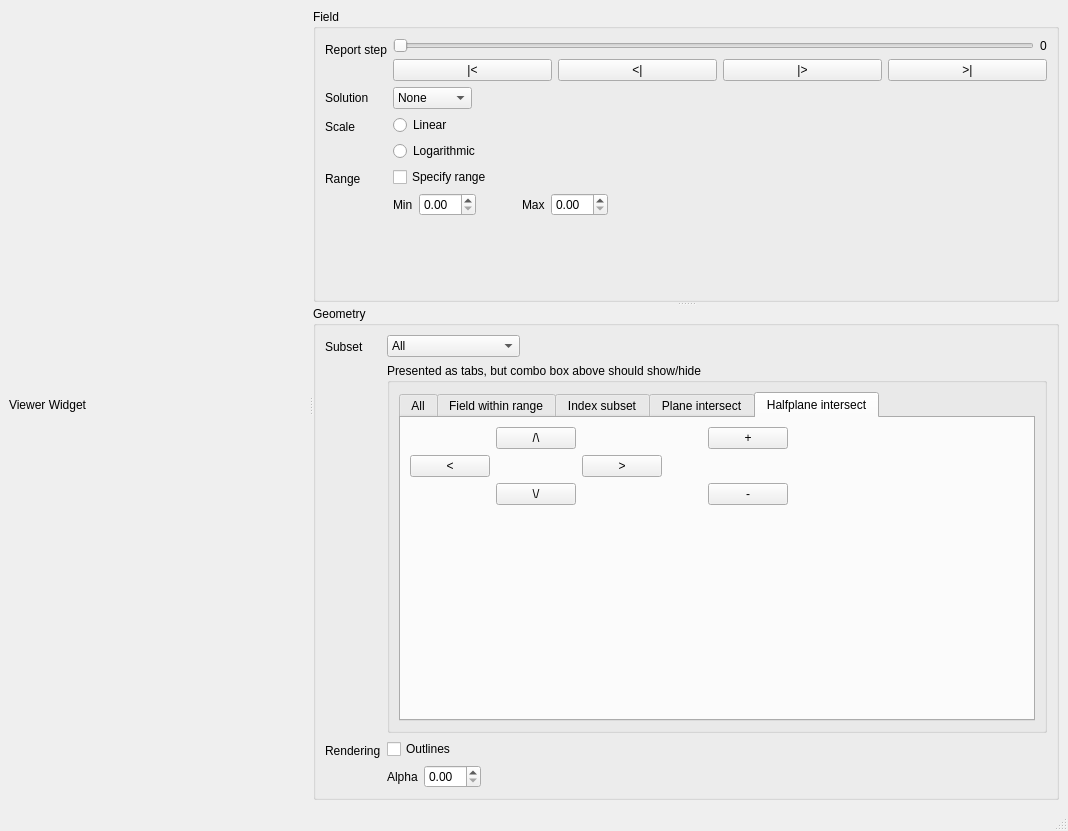
<?xml version="1.0" encoding="UTF-8"?>
<ui version="4.0">
 <class>MainWindow</class>
 <widget class="QMainWindow" name="MainWindow">
  <property name="geometry">
   <rect>
    <x>0</x>
    <y>0</y>
    <width>1068</width>
    <height>831</height>
   </rect>
  </property>
  <property name="windowTitle">
   <string>MainWindow</string>
  </property>
  <widget class="QWidget" name="centralwidget">
   <layout class="QVBoxLayout" name="verticalLayout">
    <item>
     <widget class="QSplitter" name="splitter_2">
      <property name="orientation">
       <enum>Qt::Horizontal</enum>
      </property>
      <widget class="QLabel" name="label">
       <property name="sizePolicy">
        <sizepolicy hsizetype="Expanding" vsizetype="Expanding">
         <horstretch>0</horstretch>
         <verstretch>0</verstretch>
        </sizepolicy>
       </property>
       <property name="minimumSize">
        <size>
         <width>300</width>
         <height>200</height>
        </size>
       </property>
       <property name="text">
        <string>Viewer Widget</string>
       </property>
      </widget>
      <widget class="QSplitter" name="splitter">
       <property name="orientation">
        <enum>Qt::Vertical</enum>
       </property>
       <widget class="QGroupBox" name="groupBox">
        <property name="title">
         <string>Field</string>
        </property>
        <layout class="QFormLayout" name="formLayout">
         <item row="0" column="0">
          <widget class="QLabel" name="label_3">
           <property name="text">
            <string>Report step</string>
           </property>
          </widget>
         </item>
         <item row="0" column="1">
          <layout class="QVBoxLayout" name="verticalLayout_2">
           <item>
            <layout class="QHBoxLayout" name="horizontalLayout">
             <item>
              <widget class="QSlider" name="horizontalSlider">
               <property name="orientation">
                <enum>Qt::Horizontal</enum>
               </property>
              </widget>
             </item>
             <item>
              <widget class="QLabel" name="label_4">
               <property name="text">
                <string>0</string>
               </property>
              </widget>
             </item>
            </layout>
           </item>
           <item>
            <layout class="QHBoxLayout" name="horizontalLayout_2">
             <item>
              <widget class="QPushButton" name="pushButton">
               <property name="text">
                <string>|&lt;</string>
               </property>
              </widget>
             </item>
             <item>
              <widget class="QPushButton" name="pushButton_2">
               <property name="text">
                <string>&lt;|</string>
               </property>
              </widget>
             </item>
             <item>
              <widget class="QPushButton" name="pushButton_3">
               <property name="text">
                <string>|&gt;</string>
               </property>
              </widget>
             </item>
             <item>
              <widget class="QPushButton" name="pushButton_4">
               <property name="text">
                <string>&gt;|</string>
               </property>
              </widget>
             </item>
            </layout>
           </item>
          </layout>
         </item>
         <item row="1" column="0">
          <widget class="QLabel" name="label_2">
           <property name="text">
            <string>Solution</string>
           </property>
          </widget>
         </item>
         <item row="1" column="1">
          <layout class="QHBoxLayout" name="horizontalLayout_4">
           <item>
            <widget class="QComboBox" name="comboBox">
             <item>
              <property name="text">
               <string>None</string>
              </property>
             </item>
             <item>
              <property name="text">
               <string>Pressure</string>
              </property>
             </item>
             <item>
              <property name="text">
               <string>Flow I</string>
              </property>
             </item>
            </widget>
           </item>
           <item>
            <spacer name="horizontalSpacer_3">
             <property name="orientation">
              <enum>Qt::Horizontal</enum>
             </property>
             <property name="sizeHint" stdset="0">
              <size>
               <width>40</width>
               <height>20</height>
              </size>
             </property>
            </spacer>
           </item>
          </layout>
         </item>
         <item row="2" column="0">
          <widget class="QLabel" name="label_5">
           <property name="text">
            <string>Scale</string>
           </property>
          </widget>
         </item>
         <item row="2" column="1">
          <layout class="QVBoxLayout" name="verticalLayout_3">
           <item>
            <widget class="QRadioButton" name="radioButton">
             <property name="text">
              <string>Linear</string>
             </property>
            </widget>
           </item>
           <item>
            <widget class="QRadioButton" name="radioButton_2">
             <property name="text">
              <string>Logarithmic</string>
             </property>
            </widget>
           </item>
          </layout>
         </item>
         <item row="3" column="0">
          <widget class="QLabel" name="label_6">
           <property name="text">
            <string>Range</string>
           </property>
          </widget>
         </item>
         <item row="3" column="1">
          <layout class="QVBoxLayout" name="verticalLayout_4">
           <item>
            <widget class="QCheckBox" name="checkBox">
             <property name="text">
              <string>Specify range</string>
             </property>
            </widget>
           </item>
           <item>
            <layout class="QHBoxLayout" name="horizontalLayout_3">
             <item>
              <widget class="QLabel" name="label_7">
               <property name="text">
                <string>Min</string>
               </property>
              </widget>
             </item>
             <item>
              <widget class="QDoubleSpinBox" name="doubleSpinBox"/>
             </item>
             <item>
              <spacer name="horizontalSpacer">
               <property name="orientation">
                <enum>Qt::Horizontal</enum>
               </property>
               <property name="sizeType">
                <enum>QSizePolicy::Preferred</enum>
               </property>
               <property name="sizeHint" stdset="0">
                <size>
                 <width>40</width>
                 <height>20</height>
                </size>
               </property>
              </spacer>
             </item>
             <item>
              <widget class="QLabel" name="label_8">
               <property name="text">
                <string>Max</string>
               </property>
              </widget>
             </item>
             <item>
              <widget class="QDoubleSpinBox" name="doubleSpinBox_2"/>
             </item>
             <item>
              <spacer name="horizontalSpacer_2">
               <property name="orientation">
                <enum>Qt::Horizontal</enum>
               </property>
               <property name="sizeHint" stdset="0">
                <size>
                 <width>40</width>
                 <height>20</height>
                </size>
               </property>
              </spacer>
             </item>
            </layout>
           </item>
          </layout>
         </item>
        </layout>
       </widget>
       <widget class="QGroupBox" name="groupBox_2">
        <property name="title">
         <string>Geometry</string>
        </property>
        <layout class="QFormLayout" name="formLayout_2">
         <property name="fieldGrowthPolicy">
          <enum>QFormLayout::AllNonFixedFieldsGrow</enum>
         </property>
         <item row="0" column="0">
          <widget class="QLabel" name="label_9">
           <property name="text">
            <string>Subset</string>
           </property>
          </widget>
         </item>
         <item row="0" column="1">
          <layout class="QVBoxLayout" name="verticalLayout_5">
           <item>
            <layout class="QHBoxLayout" name="horizontalLayout_5">
             <item>
              <widget class="QComboBox" name="comboBox_2">
               <item>
                <property name="text">
                 <string>All</string>
                </property>
               </item>
               <item>
                <property name="text">
                 <string>Index subset</string>
                </property>
               </item>
               <item>
                <property name="text">
                 <string>Plane intersect</string>
                </property>
               </item>
               <item>
                <property name="text">
                 <string>Halfplane intersect</string>
                </property>
               </item>
               <item>
                <property name="text">
                 <string>Field within range</string>
                </property>
               </item>
              </widget>
             </item>
             <item>
              <spacer name="horizontalSpacer_4">
               <property name="orientation">
                <enum>Qt::Horizontal</enum>
               </property>
               <property name="sizeHint" stdset="0">
                <size>
                 <width>40</width>
                 <height>20</height>
                </size>
               </property>
              </spacer>
             </item>
            </layout>
           </item>
           <item>
            <widget class="QGroupBox" name="groupBox_3">
             <property name="title">
              <string>Presented as tabs, but combo box above should show/hide</string>
             </property>
             <layout class="QHBoxLayout" name="horizontalLayout_6">
              <item>
               <widget class="QTabWidget" name="tabWidget">
                <property name="focusPolicy">
                 <enum>Qt::NoFocus</enum>
                </property>
                <property name="currentIndex">
                 <number>4</number>
                </property>
                <widget class="QWidget" name="tab">
                 <attribute name="title">
                  <string>All</string>
                 </attribute>
                </widget>
                <widget class="QWidget" name="tab_5">
                 <attribute name="title">
                  <string>Field within range</string>
                 </attribute>
                 <layout class="QVBoxLayout" name="verticalLayout_8">
                  <item>
                   <widget class="QCheckBox" name="checkBox_3">
                    <property name="text">
                     <string>Specify report step</string>
                    </property>
                   </widget>
                  </item>
                  <item>
                   <layout class="QVBoxLayout" name="verticalLayout_7">
                    <item>
                     <layout class="QHBoxLayout" name="horizontalLayout_8">
                      <item>
                       <widget class="QSlider" name="horizontalSlider_2">
                        <property name="orientation">
                         <enum>Qt::Horizontal</enum>
                        </property>
                       </widget>
                      </item>
                      <item>
                       <widget class="QLabel" name="label_12">
                        <property name="text">
                         <string>0</string>
                        </property>
                       </widget>
                      </item>
                     </layout>
                    </item>
                    <item>
                     <layout class="QHBoxLayout" name="horizontalLayout_9">
                      <item>
                       <widget class="QPushButton" name="pushButton_5">
                        <property name="text">
                         <string>|&lt;</string>
                        </property>
                       </widget>
                      </item>
                      <item>
                       <widget class="QPushButton" name="pushButton_6">
                        <property name="text">
                         <string>&lt;|</string>
                        </property>
                       </widget>
                      </item>
                      <item>
                       <widget class="QPushButton" name="pushButton_7">
                        <property name="text">
                         <string>|&gt;</string>
                        </property>
                       </widget>
                      </item>
                      <item>
                       <widget class="QPushButton" name="pushButton_8">
                        <property name="text">
                         <string>&gt;|</string>
                        </property>
                       </widget>
                      </item>
                     </layout>
                    </item>
                   </layout>
                  </item>
                  <item>
                   <widget class="QCheckBox" name="checkBox_4">
                    <property name="text">
                     <string>Specify solution</string>
                    </property>
                   </widget>
                  </item>
                  <item>
                   <layout class="QHBoxLayout" name="horizontalLayout_10">
                    <item>
                     <widget class="QComboBox" name="comboBox_3">
                      <item>
                       <property name="text">
                        <string>None</string>
                       </property>
                      </item>
                      <item>
                       <property name="text">
                        <string>Pressure</string>
                       </property>
                      </item>
                      <item>
                       <property name="text">
                        <string>Flow I</string>
                       </property>
                      </item>
                     </widget>
                    </item>
                    <item>
                     <spacer name="horizontalSpacer_6">
                      <property name="orientation">
                       <enum>Qt::Horizontal</enum>
                      </property>
                      <property name="sizeHint" stdset="0">
                       <size>
                        <width>40</width>
                        <height>20</height>
                       </size>
                      </property>
                     </spacer>
                    </item>
                   </layout>
                  </item>
                  <item>
                   <layout class="QHBoxLayout" name="horizontalLayout_11">
                    <item>
                     <widget class="QLabel" name="label_13">
                      <property name="text">
                       <string>Min</string>
                      </property>
                     </widget>
                    </item>
                    <item>
                     <widget class="QDoubleSpinBox" name="doubleSpinBox_4"/>
                    </item>
                    <item>
                     <spacer name="horizontalSpacer_7">
                      <property name="orientation">
                       <enum>Qt::Horizontal</enum>
                      </property>
                      <property name="sizeType">
                       <enum>QSizePolicy::Preferred</enum>
                      </property>
                      <property name="sizeHint" stdset="0">
                       <size>
                        <width>40</width>
                        <height>20</height>
                       </size>
                      </property>
                     </spacer>
                    </item>
                    <item>
                     <widget class="QLabel" name="label_14">
                      <property name="text">
                       <string>Max</string>
                      </property>
                     </widget>
                    </item>
                    <item>
                     <widget class="QDoubleSpinBox" name="doubleSpinBox_5"/>
                    </item>
                    <item>
                     <spacer name="horizontalSpacer_8">
                      <property name="orientation">
                       <enum>Qt::Horizontal</enum>
                      </property>
                      <property name="sizeHint" stdset="0">
                       <size>
                        <width>40</width>
                        <height>20</height>
                       </size>
                      </property>
                     </spacer>
                    </item>
                   </layout>
                  </item>
                 </layout>
                </widget>
                <widget class="QWidget" name="tab_2">
                 <attribute name="title">
                  <string>Index subset</string>
                 </attribute>
                 <layout class="QGridLayout" name="gridLayout_2">
                  <item row="0" column="0">
                   <layout class="QGridLayout" name="gridLayout">
                    <item row="0" column="1">
                     <widget class="QLabel" name="label_18">
                      <property name="text">
                       <string>Min inclusive</string>
                      </property>
                     </widget>
                    </item>
                    <item row="0" column="2">
                     <widget class="QLabel" name="label_19">
                      <property name="text">
                       <string>Max inclusive</string>
                      </property>
                     </widget>
                    </item>
                    <item row="1" column="0">
                     <widget class="QLabel" name="label_15">
                      <property name="text">
                       <string>I</string>
                      </property>
                     </widget>
                    </item>
                    <item row="1" column="1">
                     <widget class="QSpinBox" name="spinBox"/>
                    </item>
                    <item row="1" column="2">
                     <widget class="QSpinBox" name="spinBox_4"/>
                    </item>
                    <item row="2" column="0">
                     <widget class="QLabel" name="label_16">
                      <property name="text">
                       <string>J</string>
                      </property>
                     </widget>
                    </item>
                    <item row="2" column="1">
                     <widget class="QSpinBox" name="spinBox_2"/>
                    </item>
                    <item row="2" column="2">
                     <widget class="QSpinBox" name="spinBox_5"/>
                    </item>
                    <item row="3" column="0">
                     <widget class="QLabel" name="label_17">
                      <property name="text">
                       <string>K</string>
                      </property>
                     </widget>
                    </item>
                    <item row="3" column="1">
                     <widget class="QSpinBox" name="spinBox_3"/>
                    </item>
                    <item row="3" column="2">
                     <widget class="QSpinBox" name="spinBox_6"/>
                    </item>
                   </layout>
                  </item>
                  <item row="0" column="1">
                   <spacer name="horizontalSpacer_9">
                    <property name="orientation">
                     <enum>Qt::Horizontal</enum>
                    </property>
                    <property name="sizeHint" stdset="0">
                     <size>
                      <width>567</width>
                      <height>20</height>
                     </size>
                    </property>
                   </spacer>
                  </item>
                  <item row="1" column="0">
                   <spacer name="verticalSpacer">
                    <property name="orientation">
                     <enum>Qt::Vertical</enum>
                    </property>
                    <property name="sizeHint" stdset="0">
                     <size>
                      <width>20</width>
                      <height>55</height>
                     </size>
                    </property>
                   </spacer>
                  </item>
                 </layout>
                </widget>
                <widget class="QWidget" name="tab_3">
                 <attribute name="title">
                  <string>Plane intersect</string>
                 </attribute>
                 <layout class="QGridLayout" name="gridLayout_4">
                  <item row="0" column="0">
                   <layout class="QGridLayout" name="gridLayout_3">
                    <item row="0" column="1">
                     <widget class="QPushButton" name="pushButton_10">
                      <property name="text">
                       <string>/\</string>
                      </property>
                     </widget>
                    </item>
                    <item row="0" column="4">
                     <widget class="QPushButton" name="pushButton_13">
                      <property name="text">
                       <string>+</string>
                      </property>
                     </widget>
                    </item>
                    <item row="1" column="0">
                     <widget class="QPushButton" name="pushButton_9">
                      <property name="text">
                       <string>&lt;</string>
                      </property>
                     </widget>
                    </item>
                    <item row="1" column="2">
                     <widget class="QPushButton" name="pushButton_11">
                      <property name="text">
                       <string>&gt;</string>
                      </property>
                     </widget>
                    </item>
                    <item row="1" column="3">
                     <spacer name="horizontalSpacer_10">
                      <property name="orientation">
                       <enum>Qt::Horizontal</enum>
                      </property>
                      <property name="sizeHint" stdset="0">
                       <size>
                        <width>40</width>
                        <height>20</height>
                       </size>
                      </property>
                     </spacer>
                    </item>
                    <item row="2" column="1">
                     <widget class="QPushButton" name="pushButton_12">
                      <property name="text">
                       <string>\/</string>
                      </property>
                     </widget>
                    </item>
                    <item row="2" column="4">
                     <widget class="QPushButton" name="pushButton_14">
                      <property name="text">
                       <string>-</string>
                      </property>
                     </widget>
                    </item>
                   </layout>
                  </item>
                  <item row="0" column="1">
                   <spacer name="horizontalSpacer_11">
                    <property name="orientation">
                     <enum>Qt::Horizontal</enum>
                    </property>
                    <property name="sizeHint" stdset="0">
                     <size>
                      <width>361</width>
                      <height>20</height>
                     </size>
                    </property>
                   </spacer>
                  </item>
                  <item row="1" column="0">
                   <spacer name="verticalSpacer_2">
                    <property name="orientation">
                     <enum>Qt::Vertical</enum>
                    </property>
                    <property name="sizeHint" stdset="0">
                     <size>
                      <width>20</width>
                      <height>72</height>
                     </size>
                    </property>
                   </spacer>
                  </item>
                 </layout>
                </widget>
                <widget class="QWidget" name="tab_4">
                 <attribute name="title">
                  <string>Halfplane intersect</string>
                 </attribute>
                 <layout class="QGridLayout" name="gridLayout_6">
                  <item row="0" column="0">
                   <layout class="QGridLayout" name="gridLayout_5">
                    <item row="0" column="1">
                     <widget class="QPushButton" name="pushButton_15">
                      <property name="text">
                       <string>/\</string>
                      </property>
                     </widget>
                    </item>
                    <item row="0" column="4">
                     <widget class="QPushButton" name="pushButton_16">
                      <property name="text">
                       <string>+</string>
                      </property>
                     </widget>
                    </item>
                    <item row="1" column="0">
                     <widget class="QPushButton" name="pushButton_17">
                      <property name="text">
                       <string>&lt;</string>
                      </property>
                     </widget>
                    </item>
                    <item row="1" column="2">
                     <widget class="QPushButton" name="pushButton_18">
                      <property name="text">
                       <string>&gt;</string>
                      </property>
                     </widget>
                    </item>
                    <item row="1" column="3">
                     <spacer name="horizontalSpacer_12">
                      <property name="orientation">
                       <enum>Qt::Horizontal</enum>
                      </property>
                      <property name="sizeHint" stdset="0">
                       <size>
                        <width>40</width>
                        <height>20</height>
                       </size>
                      </property>
                     </spacer>
                    </item>
                    <item row="2" column="1">
                     <widget class="QPushButton" name="pushButton_19">
                      <property name="text">
                       <string>\/</string>
                      </property>
                     </widget>
                    </item>
                    <item row="2" column="4">
                     <widget class="QPushButton" name="pushButton_20">
                      <property name="text">
                       <string>-</string>
                      </property>
                     </widget>
                    </item>
                   </layout>
                  </item>
                  <item row="0" column="1">
                   <spacer name="horizontalSpacer_13">
                    <property name="orientation">
                     <enum>Qt::Horizontal</enum>
                    </property>
                    <property name="sizeHint" stdset="0">
                     <size>
                      <width>213</width>
                      <height>20</height>
                     </size>
                    </property>
                   </spacer>
                  </item>
                  <item row="1" column="0">
                   <spacer name="verticalSpacer_3">
                    <property name="orientation">
                     <enum>Qt::Vertical</enum>
                    </property>
                    <property name="sizeHint" stdset="0">
                     <size>
                      <width>20</width>
                      <height>72</height>
                     </size>
                    </property>
                   </spacer>
                  </item>
                 </layout>
                </widget>
               </widget>
              </item>
             </layout>
            </widget>
           </item>
          </layout>
         </item>
         <item row="1" column="0">
          <widget class="QLabel" name="label_10">
           <property name="text">
            <string>Rendering</string>
           </property>
          </widget>
         </item>
         <item row="1" column="1">
          <layout class="QVBoxLayout" name="verticalLayout_6">
           <item>
            <widget class="QCheckBox" name="checkBox_2">
             <property name="text">
              <string>Outlines</string>
             </property>
            </widget>
           </item>
           <item>
            <layout class="QHBoxLayout" name="horizontalLayout_7">
             <item>
              <widget class="QLabel" name="label_11">
               <property name="text">
                <string>Alpha</string>
               </property>
              </widget>
             </item>
             <item>
              <widget class="QDoubleSpinBox" name="doubleSpinBox_3"/>
             </item>
             <item>
              <spacer name="horizontalSpacer_5">
               <property name="orientation">
                <enum>Qt::Horizontal</enum>
               </property>
               <property name="sizeHint" stdset="0">
                <size>
                 <width>40</width>
                 <height>20</height>
                </size>
               </property>
              </spacer>
             </item>
            </layout>
           </item>
          </layout>
         </item>
        </layout>
       </widget>
      </widget>
     </widget>
    </item>
   </layout>
  </widget>
  <widget class="QMenuBar" name="menubar">
   <property name="geometry">
    <rect>
     <x>0</x>
     <y>0</y>
     <width>1068</width>
     <height>22</height>
    </rect>
   </property>
  </widget>
  <widget class="QStatusBar" name="statusbar"/>
 </widget>
 <resources/>
 <connections/>
</ui>
